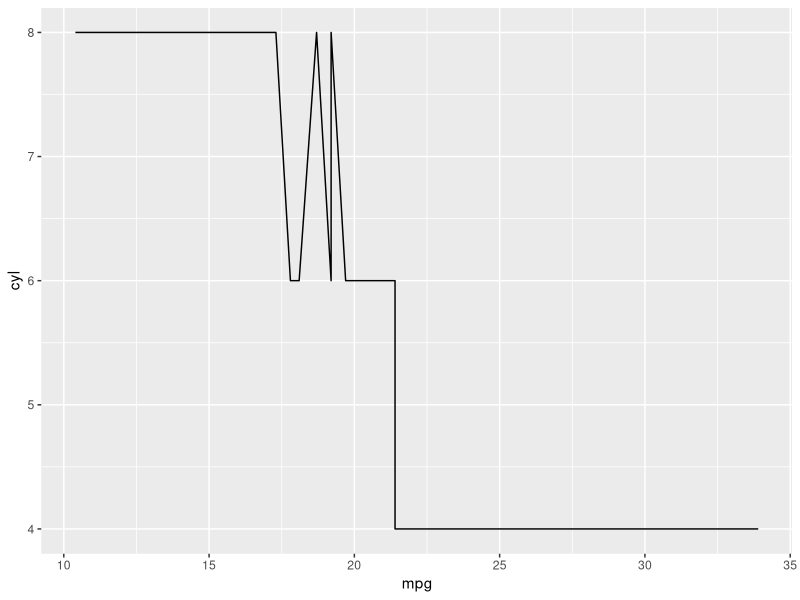

Write the R code that produced this figure.
## ---- chunk 1
library(tidyverse)

## ---- chunk 2
mtcars %>% 
  ggplot(aes(mpg,cyl)) +
  geom_line()
